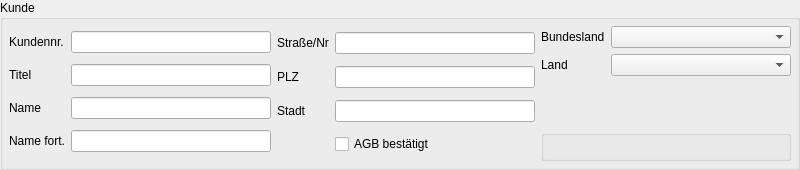
            <widget class="QGroupBox" name="customerGroupBox">
             <property name="minimumSize">
              <size>
               <width>0</width>
               <height>170</height>
              </size>
             </property>
             <property name="maximumSize">
              <size>
               <width>16777215</width>
               <height>170</height>
              </size>
             </property>
             <property name="title">
              <string>Kunde</string>
             </property>
             <layout class="QGridLayout" name="gridLayout_8">
              <property name="margin">
               <number>6</number>
              </property>
              <item row="0" column="0">
               <widget class="QWidget" name="widget_5" native="true">
                <layout class="QGridLayout" name="gridLayout_7">
                 <property name="margin">
                  <number>0</number>
                 </property>
                 <item row="0" column="0">
                  <widget class="QLabel" name="label_11">
                   <property name="text">
                    <string>Kundennr.</string>
                   </property>
                  </widget>
                 </item>
                 <item row="0" column="1">
                  <widget class="LineEdit" name="customerFieldCustomerNumber">
                   <property name="minimumSize">
                    <size>
                     <width>200</width>
                     <height>20</height>
                    </size>
                   </property>
                   <property name="selectOnEdit" stdset="0">
                    <bool>false</bool>
                   </property>
                   <property name="path" stdset="0">
                    <string>customerNumber</string>
                   </property>
                   <property name="context" stdset="0">
                    <string>CUSTOMER</string>
                   </property>
                  </widget>
                 </item>
                 <item row="1" column="0">
                  <widget class="QLabel" name="label_2">
                   <property name="text">
                    <string>Titel</string>
                   </property>
                  </widget>
                 </item>
                 <item row="1" column="1">
                  <widget class="LineEdit" name="customerFieldTitle">
                   <property name="minimumSize">
                    <size>
                     <width>200</width>
                     <height>20</height>
                    </size>
                   </property>
                   <property name="selectOnEdit" stdset="0">
                    <bool>true</bool>
                   </property>
                   <property name="path" stdset="0">
                    <string>name</string>
                   </property>
                   <property name="context" stdset="0">
                    <string>CUSTOMER</string>
                   </property>
                  </widget>
                 </item>
                 <item row="2" column="0">
                  <widget class="QLabel" name="label">
                   <property name="text">
                    <string>Name</string>
                   </property>
                  </widget>
                 </item>
                 <item row="2" column="1">
                  <widget class="LineEdit" name="customerFieldName">
                   <property name="minimumSize">
                    <size>
                     <width>200</width>
                     <height>20</height>
                    </size>
                   </property>
                   <property name="selectOnEdit" stdset="0">
                    <bool>false</bool>
                   </property>
                   <property name="path" stdset="0">
                    <string>name</string>
                   </property>
                   <property name="context" stdset="0">
                    <string>CUSTOMER</string>
                   </property>
                  </widget>
                 </item>
                 <item row="3" column="0">
                  <widget class="ImageLabel" name="imageLabel">
                   <property name="frameShadow">
                    <enum>QFrame::Plain</enum>
                   </property>
                   <property name="text">
                    <string>Name fort.</string>
                   </property>
                  </widget>
                 </item>
                 <item row="3" column="1">
                  <widget class="LineEdit" name="custoerFieldName2">
                   <property name="minimumSize">
                    <size>
                     <width>200</width>
                     <height>20</height>
                    </size>
                   </property>
                   <property name="path" stdset="0">
                    <string>name2</string>
                   </property>
                   <property name="context" stdset="0">
                    <string>CUSTOMER</string>
                   </property>
                  </widget>
                 </item>
                </layout>
               </widget>
              </item>
              <item row="0" column="1">
               <widget class="QWidget" name="widget_6" native="true">
                <layout class="QGridLayout" name="gridLayout_6">
                 <property name="margin">
                  <number>0</number>
                 </property>
                 <item row="0" column="0">
                  <widget class="QLabel" name="label_4">
                   <property name="text">
                    <string>Straße/Nr</string>
                   </property>
                  </widget>
                 </item>
                 <item row="0" column="1">
                  <widget class="LineEdit" name="customerFieldStreet">
                   <property name="minimumSize">
                    <size>
                     <width>200</width>
                     <height>20</height>
                    </size>
                   </property>
                   <property name="path" stdset="0">
                    <string>street</string>
                   </property>
                   <property name="context" stdset="0">
                    <string>CUSTOMER</string>
                   </property>
                  </widget>
                 </item>
                 <item row="1" column="0">
                  <widget class="QLabel" name="label_5">
                   <property name="text">
                    <string>PLZ</string>
                   </property>
                  </widget>
                 </item>
                 <item row="1" column="1">
                  <widget class="LineEdit" name="customerFieldZIP">
                   <property name="minimumSize">
                    <size>
                     <width>200</width>
                     <height>20</height>
                    </size>
                   </property>
                   <property name="path" stdset="0">
                    <string>zip</string>
                   </property>
                   <property name="context" stdset="0">
                    <string>CUSTOMER</string>
                   </property>
                  </widget>
                 </item>
                 <item row="2" column="0">
                  <widget class="QLabel" name="label_6">
                   <property name="text">
                    <string>Stadt</string>
                   </property>
                  </widget>
                 </item>
                 <item row="2" column="1">
                  <widget class="LineEdit" name="customerFieldCity">
                   <property name="minimumSize">
                    <size>
                     <width>200</width>
                     <height>20</height>
                    </size>
                   </property>
                   <property name="path" stdset="0">
                    <string>city</string>
                   </property>
                   <property name="context" stdset="0">
                    <string>CUSTOMER</string>
                   </property>
                  </widget>
                 </item>
                 <item row="3" column="1">
                  <widget class="CheckBox" name="customerCheckboxAGB">
                   <property name="text">
                    <string>AGB bestätigt</string>
                   </property>
                   <property name="value" stdset="0">
                    <string>True</string>
                   </property>
                   <property name="context" stdset="0">
                    <string>CUSTOMER</string>
                   </property>
                   <property name="path" stdset="0">
                    <string>agb</string>
                   </property>
                  </widget>
                 </item>
                </layout>
               </widget>
              </item>
              <item row="0" column="2">
               <widget class="QWidget" name="widget_12" native="true">
                <layout class="QVBoxLayout" name="verticalLayout_12">
                 <property name="margin">
                  <number>0</number>
                 </property>
                 <item>
                  <widget class="QWidget" name="widget_7" native="true">
                   <layout class="QGridLayout" name="gridLayout_5">
                    <property name="margin">
                     <number>0</number>
                    </property>
                    <item row="0" column="0">
                     <widget class="QLabel" name="label_7">
                      <property name="text">
                       <string>Bundesland</string>
                      </property>
                     </widget>
                    </item>
                    <item row="0" column="1">
                     <widget class="ComboBox" name="customerComboCounty">
                      <property name="minimumSize">
                       <size>
                        <width>180</width>
                        <height>0</height>
                       </size>
                      </property>
                      <property name="source" stdset="0">
                       <string>counties</string>
                      </property>
                      <property name="context" stdset="0">
                       <string>CUSTOMER</string>
                      </property>
                      <property name="path" stdset="0">
                       <string>state</string>
                      </property>
                     </widget>
                    </item>
                    <item row="1" column="0">
                     <widget class="QLabel" name="label_8">
                      <property name="text">
                       <string>Land</string>
                      </property>
                     </widget>
                    </item>
                    <item row="1" column="1">
                     <widget class="ComboBox" name="customerComboCountry">
                      <property name="minimumSize">
                       <size>
                        <width>180</width>
                        <height>0</height>
                       </size>
                      </property>
                      <property name="source" stdset="0">
                       <string>countries</string>
                      </property>
                      <property name="context" stdset="0">
                       <string>CUSTOMER</string>
                      </property>
                      <property name="path" stdset="0">
                       <string>country</string>
                      </property>
                     </widget>
                    </item>
                   </layout>
                  </widget>
                 </item>
                 <item>
                  <spacer name="verticalSpacer_14">
                   <property name="orientation">
                    <enum>Qt::Vertical</enum>
                   </property>
                   <property name="sizeHint" stdset="0">
                    <size>
                     <width>20</width>
                     <height>40</height>
                    </size>
                   </property>
                  </spacer>
                 </item>
                 <item>
                  <widget class="QWidget" name="widget_13" native="true">
                   <layout class="QHBoxLayout" name="horizontalLayout_14">
                    <property name="margin">
                     <number>0</number>
                    </property>
                    <item>
                     <widget class="QGroupBox" name="groupBox_29">
                      <property name="title">
                       <string/>
                      </property>
                      <layout class="QHBoxLayout" name="horizontalLayout_49">
                       <property name="spacing">
                        <number>0</number>
                       </property>
                       <property name="margin">
                        <number>0</number>
                       </property>
                       <item>
                        <spacer name="horizontalSpacer_10">
                         <property name="orientation">
                          <enum>Qt::Horizontal</enum>
                         </property>
                         <property name="sizeHint" stdset="0">
                          <size>
                           <width>0</width>
                           <height>0</height>
                          </size>
                         </property>
                        </spacer>
                       </item>
                       <item>
                        <widget class="ActionButton" name="customerButtonEdit">
                         <property name="maximumSize">
                          <size>
                           <width>40</width>
                           <height>40</height>
                          </size>
                         </property>
                         <property name="text">
                          <string/>
                         </property>
                         <property name="icon">
                          <iconset resource="../../frontends/qt/resource.qrc">
                           <normaloff>:/icons/images/edit.png</normaloff>:/icons/images/edit.png</iconset>
                         </property>
                         <property name="iconSize">
                          <size>
                           <width>32</width>
                           <height>32</height>
                          </size>
                         </property>
                         <property name="flat">
                          <bool>true</bool>
                         </property>
                         <property name="context" stdset="0">
                          <string>CUSTOMER</string>
                         </property>
                         <property name="enablePayloads" stdset="0">
                          <stringlist>
                           <string>View</string>
                          </stringlist>
                         </property>
                         <property name="action" stdset="0">
                          <string>DocumentBehavior.In.Edit</string>
                         </property>
                        </widget>
                       </item>
                       <item>
                        <widget class="ActionButton" name="customerButtonSave">
                         <property name="maximumSize">
                          <size>
                           <width>40</width>
                           <height>40</height>
                          </size>
                         </property>
                         <property name="text">
                          <string/>
                         </property>
                         <property name="icon">
                          <iconset resource="../../frontends/qt/resource.qrc">
                           <normaloff>:/icons/images/save.png</normaloff>:/icons/images/save.png</iconset>
                         </property>
                         <property name="iconSize">
                          <size>
                           <width>32</width>
                           <height>32</height>
                          </size>
                         </property>
                         <property name="flat">
                          <bool>true</bool>
                         </property>
                         <property name="context" stdset="0">
                          <string>CUSTOMER</string>
                         </property>
                         <property name="enablePayloads" stdset="0">
                          <stringlist>
                           <string>Dirty</string>
                           <string>New</string>
                          </stringlist>
                         </property>
                         <property name="action" stdset="0">
                          <string>DocumentBehavior.In.Save</string>
                         </property>
                        </widget>
                       </item>
                       <item>
                        <widget class="ActionButton" name="customerButtonRollback">
                         <property name="maximumSize">
                          <size>
                           <width>40</width>
                           <height>40</height>
                          </size>
                         </property>
                         <property name="text">
                          <string/>
                         </property>
                         <property name="icon">
                          <iconset resource="../../frontends/qt/resource.qrc">
                           <normaloff>:/icons/images/cancel.png</normaloff>:/icons/images/cancel.png</iconset>
                         </property>
                         <property name="iconSize">
                          <size>
                           <width>32</width>
                           <height>32</height>
                          </size>
                         </property>
                         <property name="flat">
                          <bool>true</bool>
                         </property>
                         <property name="context" stdset="0">
                          <string>CUSTOMER</string>
                         </property>
                         <property name="enablePayloads" stdset="0">
                          <stringlist>
                           <string>Dirty</string>
                           <string>New</string>
                           <string>Edit</string>
                          </stringlist>
                         </property>
                         <property name="action" stdset="0">
                          <string>DocumentBehavior.In.Rollback</string>
                         </property>
                        </widget>
                       </item>
                       <item>
                        <widget class="ActionButton" name="customerButtonResolve">
                         <property name="maximumSize">
                          <size>
                           <width>40</width>
                           <height>40</height>
                          </size>
                         </property>
                         <property name="icon">
                          <iconset resource="../../frontends/qt/resource.qrc">
                           <normaloff>:/icons/images/wait.png</normaloff>:/icons/images/wait.png</iconset>
                         </property>
                         <property name="iconSize">
                          <size>
                           <width>32</width>
                           <height>32</height>
                          </size>
                         </property>
                         <property name="flat">
                          <bool>true</bool>
                         </property>
                        </widget>
                       </item>
                      </layout>
                     </widget>
                    </item>
                   </layout>
                  </widget>
                 </item>
                </layout>
               </widget>
              </item>
             </layout>
            </widget>
